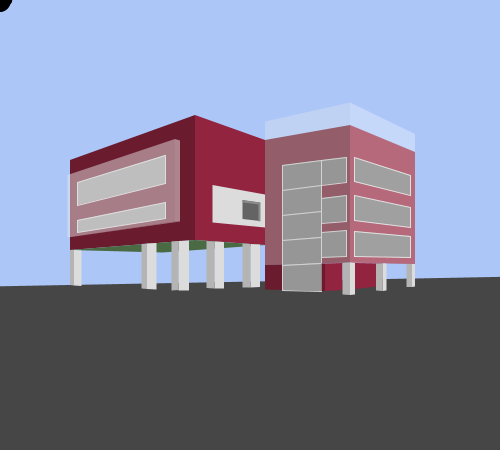
Frame 1 (no input)
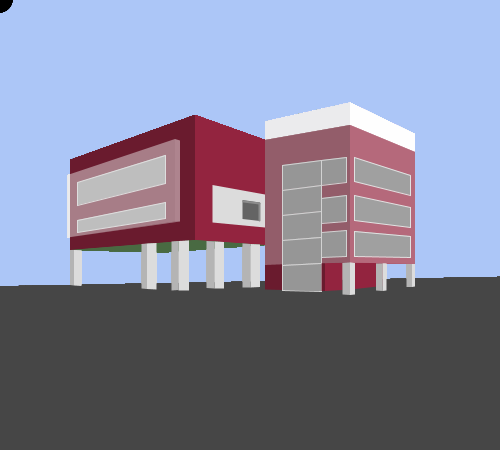
Frame 60 (the mouse pressed at the canvas centre just before this capture)
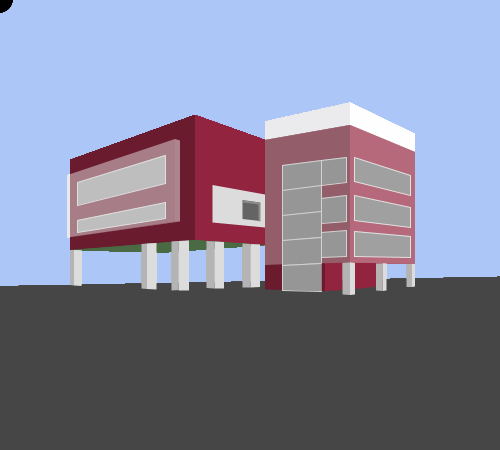
Frame 120 (the mouse held since frame 60 and released just before this capture)

The Processing sketch that drew these frames (run headless with seeded random() and noise(); from frame 60 on, the mouse is pressed at the canvas centre):

// Processing sketch: processing_105013
// ── processing_105013.pde

void setup() {

  size(500, 450);

  background(172, 198, 247);
}

void draw() {

  scale  (0.5);

  noStroke(); // chão
  fill(70, 70, 70);
  quad(1200, 550, -500, 582, 50, 1100, 1200, 1000);

  noStroke(); // face com parte branca
  fill(147, 36, 63);
  quad(390, 230, 390, 480, 530, 490, 530, 280);

  noStroke(); // parte branca
  fill(220);
  quad(425, 370, 425, 445, 530, 455, 530, 389);

  noStroke(); // janela da parte branca
  fill(100);
  quad(485, 400, 485, 438, 520, 442, 520, 405);
  stroke(140); // sombra
  strokeWeight(4);
  line(486, 402, 519, 407);
  line(518, 407, 518, 440);

  noStroke(); // face com grelha
  fill(106, 27, 46);
  quad(140, 320, 140, 500, 390, 480, 390, 230);

  stroke(210); // janelas da face com grelha
  strokeWeight(2);
  fill(150);
  quad(155, 365, 155, 410, 330, 367, 330, 310);
  quad(155, 440, 155, 465, 330, 437, 330, 405);

  noStroke(); // grelha
  fill(235, 235, 235, 120);
  quad(135, 350, 135, 475, 350, 443, 350, 278);
  fill(220, 220, 220, 120);
  triangle(135, 475, 350, 443, 360, 443);
  fill(250, 250, 250, 120);
  quad(350, 278, 350, 443, 360, 443, 360, 281);

  noStroke(); // face escura com tela
  fill(106, 27, 46);

  noStroke(); // face escura com tela / bloco frontal
  fill(106, 27, 46);
  quad(530, 280, 530, 530, 700, 525, 700, 250);

  noStroke(); // tela
  fill(235, 235, 235, 80);
  quad(530, 243, 530, 530, 700, 525, 700, 205);

  noStroke(); // face clara com tela
  fill(147, 36, 63);
  quad(700, 250, 700, 525, 830, 528, 830, 304);

  noStroke(); // tela
  fill(255, 255, 255, 80);
  quad(700, 205, 700, 525, 830, 528, 830, 268);

  stroke(210); // janelas maiores da face escura com tela
  strokeWeight(2);
  fill(150);
  quad(564, 330, 564, 380, 643, 370, 643, 320);
  quad(564, 380, 564, 430, 643, 422, 643, 370);
  quad(564, 430, 564, 480, 643, 475, 643, 422);
  quad(564, 480, 564, 530, 643, 527, 643, 475);
  quad(564, 530, 564, 580, 643, 582, 643, 527);

  stroke(210); // janelas menores da face escura com tela
  strokeWeight(2);
  fill(150);
  quad(643, 320, 643, 370, 693, 364, 693, 314);
  quad(643, 396, 643, 446, 693, 442, 693, 390);
  quad(643, 465, 643, 515, 693, 513, 693, 461);

  stroke(225); // janelas da face clara com tela
  strokeWeight(2);
  fill(160);
  quad(708, 315, 708, 363, 821, 390, 821, 350);
  quad(708, 391, 708, 441, 821, 455, 821, 415);
  quad(708, 462, 708, 512, 821, 515, 821, 472);

  noStroke(); // face escura da base
  fill(106, 27, 46);
  quad(530, 530, 530, 579, 564, 580, 564, 529);
  quad(643, 527, 643, 582, 650, 582, 650, 527);

  noStroke(); // face clara da base
  fill(147, 36, 63);
  quad(650, 527, 650, 582, 685, 580, 685, 526);
  quad(710, 526, 710, 578, 765, 572, 765, 527);

  noStroke(); // pilar 1 da base
  fill(220);
  quad(700, 525, 700, 590, 710, 589, 710, 526);
  fill(180);
  quad(685, 526, 685, 589, 700, 590, 700, 525);

  noStroke(); // pilar 2 da base
  fill(220);
  quad(765, 527, 765, 582, 773, 581, 773, 527);
  fill(180);
  quad(752, 527, 752, 581, 765, 582, 765, 527);

  noStroke(); // pilar 3 da base
  fill(220);
  quad(824, 528, 824, 574, 830, 573, 830, 528);
  fill(180);
  quad(813, 528, 813, 574, 824, 574, 824, 528);

  noStroke(); // interior galpão
  fill(73, 106, 66);
  quad(140, 500, 390, 480, 530, 490, 325, 505);

  noStroke(); // pílar 1 do galpão
  fill(220);
  quad(501, 488, 501, 575, 520, 574, 520, 489);
  fill(180);
  quad(485, 487, 485, 575, 501, 575, 501, 488);

  noStroke(); // pilar 2 do galpão
  fill(220);
  quad(429, 483, 429, 577, 448, 577, 448, 484);
  fill(180);
  quad(413, 482, 413, 576, 429, 577, 429, 483);

  noStroke(); // pilar 3 do galpão
  fill(220);
  quad(357, 482, 357, 581, 378, 581, 378, 481);
  fill(180);
  quad(343, 483, 343, 581, 357, 580, 357, 482);

  noStroke(); // pilar 4 do galpão
  fill(220);
  quad(294, 487, 294, 578, 313, 579, 313, 486);
  fill(180);
  quad(283, 488, 283, 577, 294, 578, 294, 487);

  noStroke(); // pilar 5 do galpão
  fill(220);
  quad(148, 500, 148, 571, 163, 572, 163, 501);
  fill(180);
  quad(140, 500, 140, 570, 148, 571, 148, 500);

  for (int y=80; y<=150; y++) {
    
    if (mouseY*2<135)
      ellipse(mouseX*2, mouseY*2, random(10, 50), random(10, 50));

    if (mouseY<=140) 
      fill(mouseX/2); 

    else
      fill(2, 9, 6, 0);
  }
}
